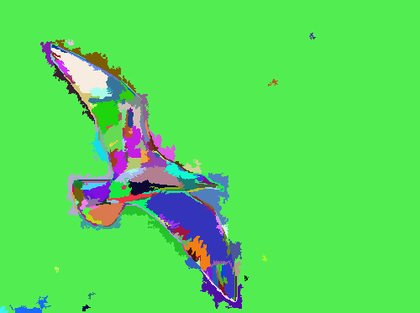
%> input picture data/seg_bird.ppm, 420 x 313 px, shrunk from 500 x 373 before the run
$ octave Run_preprocess.m   (GNU Octave 9; MATLAB toolbox functions it lacks are replaced by stand-ins)
%> lines starting %> are read from the running program, lines starting %| are printed output that depends on the picture; in (x1, y1, x2, y2) boxes, pixels count from 0 and x2, y2 are one past the last pixel; in counts of white or black regions, pixels touching at a corner belong together; the program's own positions count from 1
clear all
close all
%%
im_path ='../data/';

%%
label_im = imread([im_path 'seg_bird.ppm']);
%> label_im is the input picture: size 313x420x3 uint8; mean R, G, B 87.3, 220, 90.5
% figure;imagesc(label_im);axis equal
%%
label_list = [];
for i = 1:3
    cur_channel = label_im(:,:,i);
    cur_channel = cur_channel(:);
    label_list = [label_list cur_channel];
end
%> this loop made 3 passes
%> pass 1, `cur_channel = label_im(:,:,i);`:
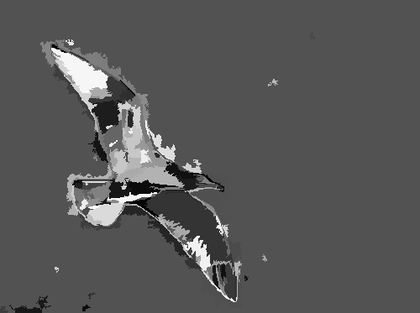
%> cur_channel: size 313x420 uint8; min 0, max 255, mean 87.3
%> pass 2, `cur_channel = label_im(:,:,i);`:
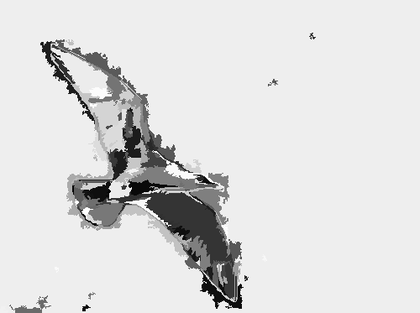
%> cur_channel: size 313x420 uint8; min 0, max 255, mean 220
%> pass 3, `cur_channel = label_im(:,:,i);`:
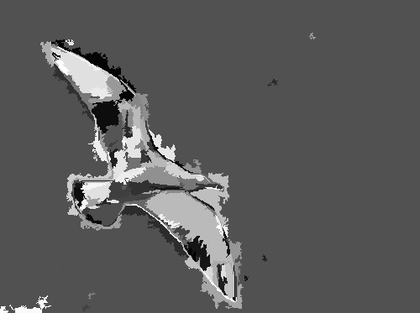
%> cur_channel: size 313x420 uint8; min 0, max 255, mean 90.5
r_c = label_im(:,:,1);
g_c = label_im(:,:,2);
b_c = label_im(:,:,3);

color_list = unique(label_list, 'rows');
%%
gray_label = zeros(size(label_im, 1), size(label_im, 2));
label_cnt = 0;
for i = 1:size(color_list, 1)
   cur_c = color_list(i, :);
   idx = find(r_c == cur_c(1) & g_c == cur_c(2) & b_c == cur_c(3));
   tmp_im = zeros(size(gray_label));
   tmp_im(idx) = 1;
   CC = bwconncomp(tmp_im);
   for k = 1:CC.NumObjects
       gray_label(CC.PixelIdxList{k}) = label_cnt;
       label_cnt = label_cnt + 1;
   end
end
%> this loop made 13129 passes
%> (cur_c, idx, CC) on passes 1 to 3: ([0 0 35], 40873, 1 connected component), ([0 0 36], [49639; 52144], 2 connected components), ([0 0 37], [48073; 54649], 2 connected components)
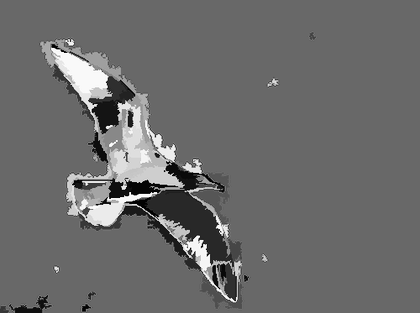
%> gray_label: size 313x420 double; min 0, max 16482, mean 6953.5; drawn with min black and max white
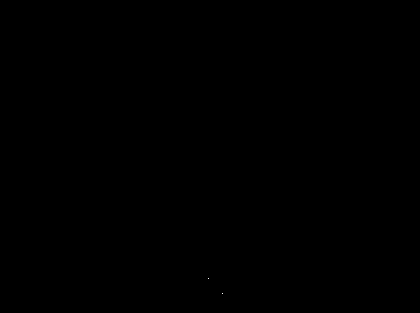
%> tmp_im: size 313x420 double; values 0 (black) and 1 (white), 0% white in thin lines or dots, all inside (x1, y1, x2, y2) = (208, 278, 223, 294)
%> after the loop, label_cnt = 16483
%%
save([im_path 'seg_bird.mat'], 'gray_label')
% figure;imagesc(gray_label);axis equal;colormap gray
